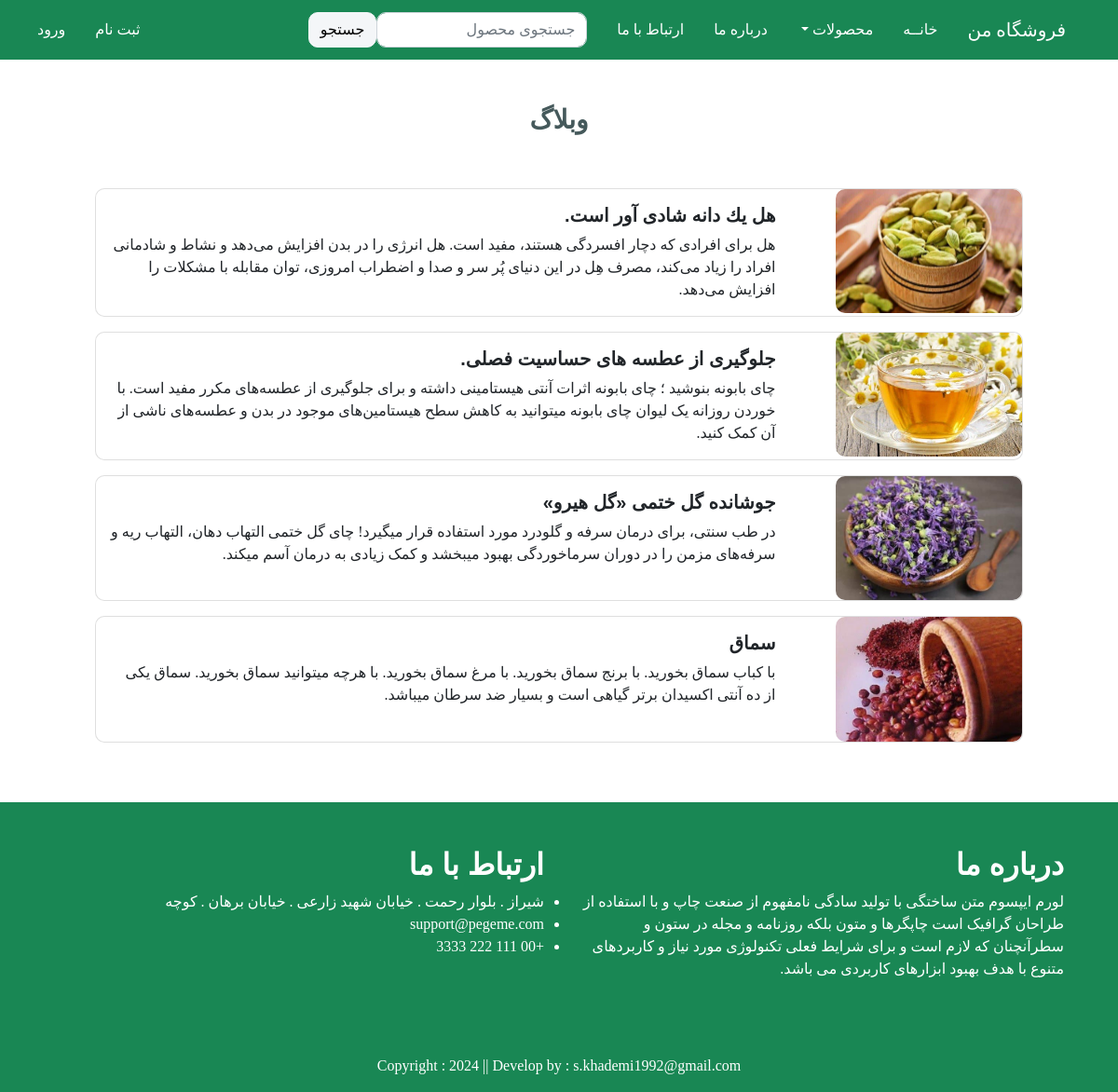
Screenshot of /blog/ with the database file from the repository.
### app/models.py (models this page shows, shortened)
class BlogPost(models.Model):
    title = models.CharField(max_length=100)
    description = models.TextField()
    image = models.ImageField(upload_to='blog')

### app/views.py (the view)
# urls.py: path('blog/', views.blog, name='blog'),
def blog(request):
    blog_post = BlogPost.objects.all()
    totalitem = 0
    wishitem = 0
    if request.user.is_authenticated:
        totalitem = len(Cart.objects.filter(user=request.user))
        wishitem = len(Wishlist.objects.filter(user=request.user))
    return render(request, 'app/blog.html', locals())

### app/templates/app/blog.html (shortened to what this page needs)
{% extends 'app/base.html' %}
{% load static %}
{% block main-content %}
<div class="titles container text-center py-5">
    <h3>وبلاگ</h3>
</div>
<div class="pb-5">
    <div class="container">
            {% for blog_post in blog_post %}
                <div class="card mb-3 mx-5">
                    <div class="row g-0">
                        <div class="col-md-3">
                            <img src="{{ blog_post.image.url }}" class="img-fluid rounded" alt="..." style="max-width: 200px;">
                        </div>
                        <div class="col-md-9">
                            <div class="card-body">
                                <h5 class="card-title">{{ blog_post.title }}</h5>
                                <p class="card-text">{{ blog_post.description }}</p>
                            </div>
                        </div>
                    </div>
                </div>
            {% endfor %}
    </div>
</div>
{% endblock main-content %}

### app/static/app/css/style.css (style rules this page uses)
* { margin: 0; padding: 0; box-sizing: border-box; }
.font { font-family: font; }

### app/static/app/css/responsive.css (style rules this page uses)
@media only screen and (min-width: 1200px) { .caption1 h1, .titles { font-size: 50px; } }

### rows the page displays
BlogPost: image (picture), title "هل يك دانه شادی ‌آور است.", description "هل برای افرادی که دچار افسردگی هستند، مفید است. هل انرژی‌ را در بدن افزایش می‌دهد و نشاط و شادمانی افراد را زیاد می‌کند، مصرف هِل در این دنیای پُر سر و صدا و اضطراب امروزی، توان مقابله با مشکلات را افزایش می‌دهد."
BlogPost: image (picture), title "جلوگیری از عطسه های حساسیت فصلی.", description "چای بابونه بنوشید ؛ چای بابونه اثرات آنتی هیستامینی داشته و برای جلوگیری از عطسه‌های مکرر مفید است. با خوردن روزانه یک لیوان چای بابونه میتوانید به کاهش سطح هیستامین‌های موجود در بدن و عطسه‌های ناشی از آن کمک کنید."
BlogPost: image (picture), title "جوشانده گل ختمی «گل هیرو»", description "در طب سنتی، برای درمان سرفه و گلودرد مورد استفاده قرار میگیرد! چای گل ختمی التهاب دهان، التهاب ریه و سرفه‌های مزمن را در دوران سرماخوردگی بهبود میبخشد و کمک زیادی به درمان آسم میکند."
BlogPost: image (picture), title "سماق", description "با کباب سماق بخورید. با برنج سماق بخورید. با مرغ سماق بخورید. با هرچه میتوانید سماق بخورید. سماق یکی از ده آنتی اکسیدان برتر گیاهی است و بسيار ضد سرطان ميباشد."
